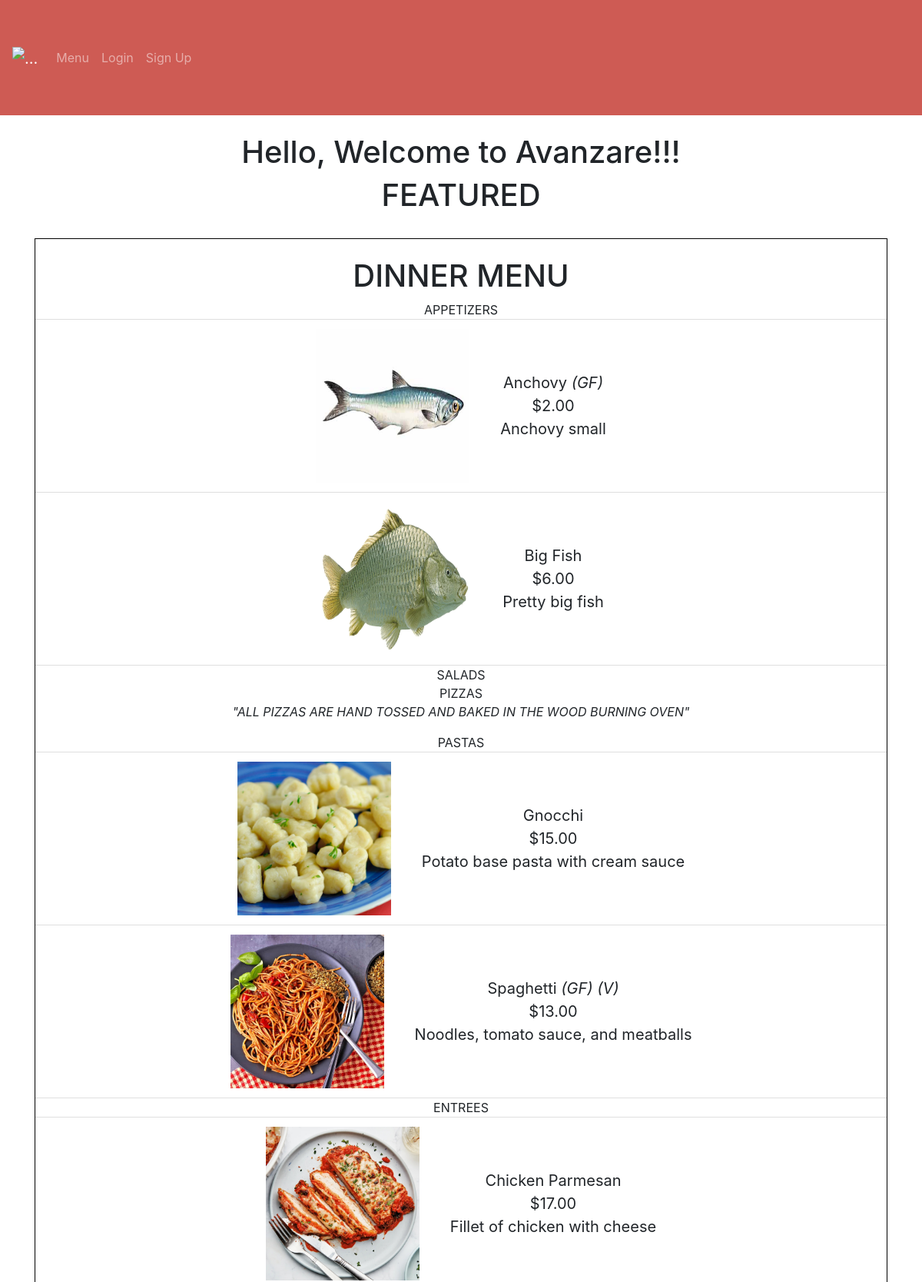
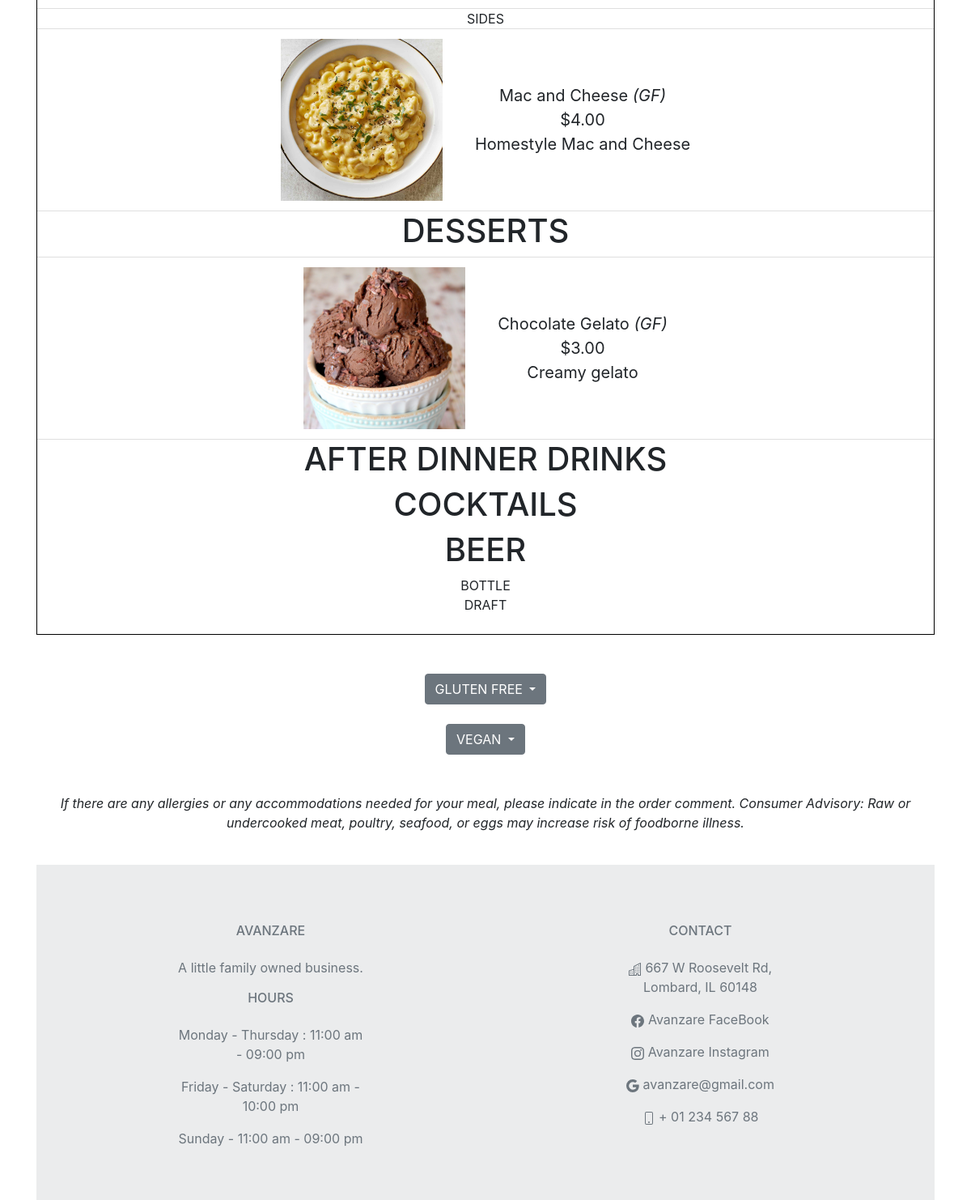
Screenshot of /start_page with the database file from the repository (2 pictures, top to bottom).
### avanzareApp/models.py (models this page shows)
class Menu(db.Model):
    id = db.Column(db.Integer, primary_key=True)
    name = db.Column(db.String(150), unique=True)
    price = db.Column(db.String(150))
    description = db.Column(db.String(10000))
    menu_type = db.Column(db.String(150))
    gluten_free = db.Column(db.String(150))
    vegan = db.Column(db.String(150))
    date = db.Column(db.DateTime(timezone=True), default=func.now())
    user_id = db.Column(db.Integer, db.ForeignKey('user.id'))

### avanzareApp/auth.py (the view, shortened to what this page needs)
@auth.route('/start_page', methods=['GET'])
def start_page():
    user = User.query.filter(User.email=='headChef@gmail.com').first()
    news = db.session.query(News).order_by(News.id.desc()).all()
    items = Menu.query.filter_by(user_id=user.id).order_by(Menu.name).all()
    count = 0
    for post in news:
        post = random.choice(news)
        post.featured = "TRUE"
        count += 1
        if count == 5:
            break
    return render_template("start_page.html", news=news, items=items, user=current_user)

### avanzareApp/templates/start_page.html (shortened to what this page needs)
{% extends "base.html" %} {% block title %}Home{% endblock %}
{% block content %}
<h1 align="center">Hello, Welcome to Avanzare!!!</h1>
<h1 align="center">FEATURED</h1>
<br />
<div class="blackLine">
    <br />
    <h1 align="center"> DINNER MENU </h1>
    <ul class="list-group list-group-flush" >
        {% set print_once = 1 %}
        {% for menu in ["APPETIZERS", "SALADS", "PIZZAS", "PASTAS", "ENTREES", "SIDES", "DESSERT MENU", "AFTER DINNER DRINKS", "COCKTAILS", "BOTTLE", "DRAFT"] %}
            {% if print_once == 1 %}
                {% if menu == "DESSERT MENU" %}
                    <h1 align="center"> DESSERTS </h1>
                    {% set print_once = 0 %}
                {% elif menu == "AFTER DINNER DRINKS" %}
                    <h1 align="center"> AFTER DINNER DRINKS </h1>
                    {% set print_once = 0 %}
                {% elif menu == "COCKTAILS" %}
                    <h1 align="center"> COCKTAILS </h1>
                    {% set print_once = 0 %}
                {% elif menu == "BOTTLE" %}
                    <h1 align="center"> BEER </h1>
                    <div align="center">{{ menu }}</div>
                    {% set print_once = 0 %}
                {% else %}
                    <div align="center">{{ menu }}</div>
                    {% if menu == "PIZZAS" %}
                        <p align="center"><i>"ALL PIZZAS ARE HAND TOSSED AND BAKED IN THE WOOD BURNING OVEN"</i></p>
                    {% endif %}
                    {% set print_once = 0 %}
                {% endif %}
            {% endif %}
            {% for item in items %}
                {% if item.menu_type == menu %}
                    <li class="list-group-item">
                        <div class="container2">
                            <div class="image">
                                {% set tmp = item.name + '.jpg' %}
                                <img class="img-responsive" src="{{ url_for('views.send_image', filename=tmp) }}" width="200" height="200">
                            </div>
                            <di class="text" align="center">
                                {{ item.name }}
                                {% if item.gluten_free == "GLUTEN FREE" %}
                                    <i>{{ "(GF)" }}</i>
                                {% endif %}
                                {% if item.vegan == "VEGAN" %}
                                    <i>{{ "(V)" }}</i>
                                {% endif %}
                                <br />
                                {% set tmp = "$" + (item.price | string) %}
                                {{ tmp }}
                                <br />
                                {{ item.description }}
                            </di>
                        </div>
                    </li>
                {% endif %}
            {% endfor %}
            {% set print_once = 1 %}
        {% endfor %}
        <br />
    </ul>
</div>
<br />
<br />
<div class="dropdown" align="center">
    <button class="btn btn-secondary dropdown-toggle" type="button" id="dropdownMenuButton" data-toggle="dropdown" aria-haspopup="true" aria-expanded="false">
        GLUTEN FREE
    </button>
            {% set DINNER_sub_menus = ["APPETIZERS", "SALADS", "SIDES"] %}
            {% set print_once = 1 %}
</div>
<br />
<div class="dropdown" align="center">
    <button class="btn btn-secondary dropdown-toggle" type="button" data-toggle="dropdown" aria-haspopup="true" aria-expanded="false">
        VEGAN
    </button>
            {% set DINNER_sub_menus = ["APPETIZERS", "SALADS", "SIDES"] %}
            {% set print_once = 1 %}
</div>
<br />
<br />
<p align="center"><i>If there are any allergies or any accommodations needed for your meal, please indicate in the order
comment. Consumer Advisory: Raw or undercooked meat, poultry, seafood, or eggs may increase risk of foodborne illness.</i></p>
{% include "footer.html" %}
{% endblock %}

### avanzareApp/templates/base.html (style rules this page uses)
.blackLine { border:1px solid black; }
.container2 { display: flex; align-items: center; justify-content: center }
.text { font-size: 20px; padding-left: 40px; }

### rows the page displays
Menu: shows a picture, name "Anchovy", value "(GF)", tmp "$2.00", description "Anchovy small"
Menu: shows a picture, name "Big Fish", id "$6.00", description "Pretty big fish"
Menu: shows a picture, name "Gnocchi", tmp "$15.00", description "Potato base pasta with cream sauce"
Menu: shows a picture, name "Spaghetti", value "(GF)", value "(V)", tmp "$13.00", description "Noodles, tomato sauce, and meatballs"
Menu: shows a picture, name "Chicken Parmesan", tmp "$17.00", description "Fillet of chicken with cheese"
Menu: shows a picture, name "Mac and Cheese", value "(GF)", tmp "$4.00", description "Homestyle Mac and Cheese"
Menu: shows a picture, name "Chocolate Gelato", value "(GF)", id "$3.00", description "Creamy gelato"

### other values shown
{{ menu }} "APPETIZERS" "SALADS" "PIZZAS" "PASTAS" "ENTREES" "SIDES" "DRAFT"
{{ menu }} "BOTTLE"
